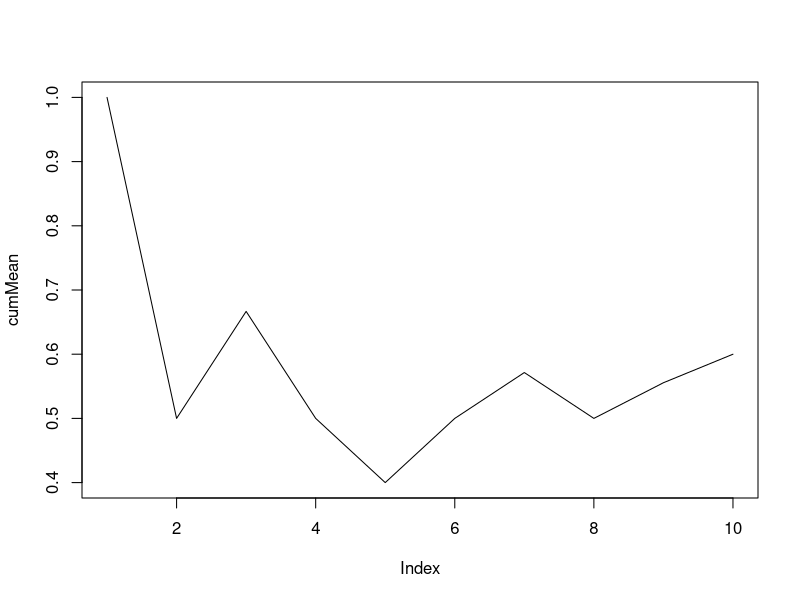
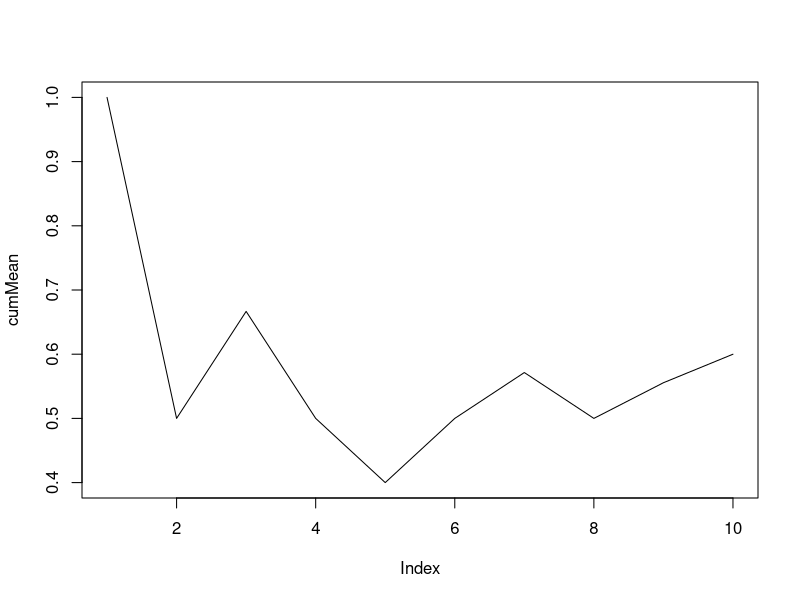

Recreate these plots in R, in order.
## ---- chunk 1
# Set seed that creates randomness
set.seed(123)

n = 10

# Sample is 0 and 1 (range between 0 and 1)
# n = sample size
# p assigns .3 probability to 0 and .7 to 1
# Sampling is with replacement, each is independent
x <- sample(0:1, n, p = c(0.3,0.7), replace = TRUE)

# Print x
x
## ---- chunk 2
sumx <- cumsum(x)
## ---- chunk 3
cumMean <- c()

# Iterate through 1:n calculating means and adding to cumMean
# sumx is cumulative sum, dividing by i gives mean
for (i in 1:n) {
  cumMean[i] <- sumx[i]/i
}

# Plot it
plot(cumMean, type = "l")
## ---- chunk 4
n = 100
## ---- chunk 5
plot(cumMean, type = "l")
